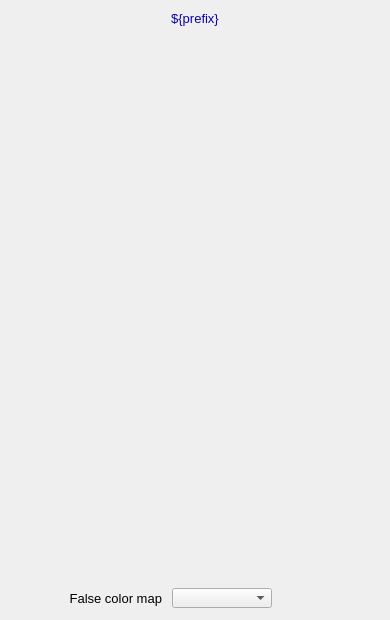
<?xml version="1.0" ?>
<ui version="4.0">
  <class>Dialog</class>
  <widget class="QWidget" name="screen">
    <property name="geometry">
      <rect>
        <x>193</x>
        <y>91</y>
        <width>390</width>
        <height>620</height>
      </rect>
    </property>
    <property name="styleSheet">
      <string notr="true">QWidget#screen {
  color: rgb(0, 0, 0);
  background-color: rgb(187, 187, 187);
  }</string>
    </property>
    <property name="windowTitle">
      <string>NDColorConvert</string>
    </property>
    <widget class="PyDMDrawingRectangle" name="rectangle">
      <property name="geometry">
        <rect>
          <x>0</x>
          <y>5</y>
          <width>390</width>
          <height>25</height>
        </rect>
      </property>
      <property name="brush" stdset="0">
        <brush brushstyle="SolidPattern">
          <color alpha="255">
            <red>218</red>
            <green>218</green>
            <blue>218</blue>
          </color>
        </brush>
      </property>
      <property name="penStyle" stdset="0">
        <enum>Qt::SolidLine</enum>
      </property>
      <property name="penColor" stdset="0">
        <color>
          <red>218</red>
          <green>218</green>
          <blue>218</blue>
        </color>
      </property>
      <property name="penWidth" stdset="0">
        <double>0</double>
      </property>
      <property name="penCapStyle" stdset="0">
        <enum>Qt::FlatCap</enum>
      </property>
      <property name="toolTip">
        <string>rectangle</string>
      </property>
    </widget>
    <widget class="QLabel" name="text">
      <property name="geometry">
        <rect>
          <x>87</x>
          <y>6</y>
          <width>216</width>
          <height>25</height>
        </rect>
      </property>
      <property name="text">
        <string>${prefix}</string>
      </property>
      <property name="font" stdset="0">
        <font>
          <pointsize>10</pointsize>
        </font>
      </property>
      <property name="brush" stdset="0">
        <brush brushstyle="SolidPattern">
          <color alpha="255">
            <red>10</red>
            <green>0</green>
            <blue>184</blue>
          </color>
        </brush>
      </property>
      <property name="toolTip">
        <string>text</string>
      </property>
      <property name="alignment">
        <set>Qt::AlignCenter</set>
      </property>
      <property name="styleSheet">
        <string notr="true">QLabel#text {
  color: rgb(10, 0, 184);
  }</string>
      </property>
    </widget>
    <widget class="PyDMEmbeddedDisplay" name="composite">
      <property name="geometry">
        <rect>
          <x>5</x>
          <y>40</y>
          <width>380</width>
          <height>505</height>
        </rect>
      </property>
      <property name="toolTip">
        <string>composite</string>
      </property>
      <property name="filename" stdset="0">
        <string>PluginBase_V20.ui</string>
      </property>
    </widget>
    <widget class="PyDMFrame" name="composite_1">
      <property name="geometry">
        <rect>
          <x>5</x>
          <y>555</y>
          <width>380</width>
          <height>60</height>
        </rect>
      </property>
      <widget class="PyDMDrawingRectangle" name="rectangle_1">
        <property name="geometry">
          <rect>
            <x>0</x>
            <y>0</y>
            <width>380</width>
            <height>60</height>
          </rect>
        </property>
        <property name="brush" stdset="0">
          <brush brushstyle="NoBrush">
            <color alpha="255">
              <red>0</red>
              <green>0</green>
              <blue>0</blue>
            </color>
          </brush>
        </property>
        <property name="penStyle" stdset="0">
          <enum>Qt::SolidLine</enum>
        </property>
        <property name="penColor" stdset="0">
          <color>
            <red>0</red>
            <green>0</green>
            <blue>0</blue>
          </color>
        </property>
        <property name="penWidth" stdset="0">
          <double>1</double>
        </property>
        <property name="penCapStyle" stdset="0">
          <enum>Qt::FlatCap</enum>
        </property>
        <property name="toolTip">
          <string>rectangle_1</string>
        </property>
      </widget>
      <widget class="PyDMFrame" name="composite_2">
        <property name="geometry">
          <rect>
            <x>7</x>
            <y>8</y>
            <width>366</width>
            <height>20</height>
          </rect>
        </property>
        <widget class="QLabel" name="text_1">
          <property name="geometry">
            <rect>
              <x>5</x>
              <y>555</y>
              <width>150</width>
              <height>20</height>
            </rect>
          </property>
          <property name="text">
            <string>Color mode out</string>
          </property>
          <property name="font" stdset="0">
            <font>
              <pointsize>10</pointsize>
            </font>
          </property>
          <property name="brush" stdset="0">
            <brush brushstyle="SolidPattern">
              <color alpha="255">
                <red>0</red>
                <green>0</green>
                <blue>0</blue>
              </color>
            </brush>
          </property>
          <property name="toolTip">
            <string>text_1</string>
          </property>
          <property name="alignment">
            <set>Qt::AlignRight|Qt::AlignTrailing|Qt::AlignVCenter</set>
          </property>
          <property name="styleSheet">
            <string notr="true">QLabel#text_1 {
  color: rgb(0, 0, 0);
  }</string>
          </property>
        </widget>
        <widget class="PyDMEnumComboBox" name="menu">
          <property name="geometry">
            <rect>
              <x>165</x>
              <y>555</y>
              <width>100</width>
              <height>20</height>
            </rect>
          </property>
          <property name="toolTip">
            <string>${prefix}ColorModeOut</string>
          </property>
          <property name="channel" stdset="0">
            <string>ca://${prefix}ColorModeOut</string>
          </property>
          <property name="font" stdset="0">
            <font>
              <pointsize>10</pointsize>
            </font>
          </property>
          <property name="styleSheet">
            <string notr="true">PyDMEnumComboBox#menu {
  color: rgb(0, 0, 0);
  background-color: rgb(115, 223, 255);
  }</string>
          </property>
        </widget>
        <widget class="PyDMLabel" name="text_update">
          <property name="geometry">
            <rect>
              <x>271</x>
              <y>556</y>
              <width>100</width>
              <height>18</height>
            </rect>
          </property>
          <property name="toolTip">
            <string>PV: ${prefix}ColorModeOut_RBV</string>
          </property>
          <property name="channel" stdset="0">
            <string>ca://${prefix}ColorModeOut_RBV</string>
          </property>
          <property name="font" stdset="0">
            <font>
              <pointsize>10</pointsize>
            </font>
          </property>
          <property name="alignment">
            <set>Qt::AlignLeading|Qt::AlignLeft|Qt::AlignVCenter</set>
          </property>
          <property name="textInteractionFlags">
            <set>Qt::TextSelectableByKeyboard|Qt::TextSelectableByMouse</set>
          </property>
          <property name="styleSheet">
            <string notr="true">PyDMLabel#text_update {
  color: rgb(10, 0, 184);
  background-color: rgb(187, 187, 187);
  }</string>
          </property>
        </widget>
      </widget>
      <widget class="QLabel" name="text_2">
        <property name="geometry">
          <rect>
            <x>7</x>
            <y>33</y>
            <width>150</width>
            <height>20</height>
          </rect>
        </property>
        <property name="text">
          <string>False color map</string>
        </property>
        <property name="font" stdset="0">
          <font>
            <pointsize>10</pointsize>
          </font>
        </property>
        <property name="brush" stdset="0">
          <brush brushstyle="SolidPattern">
            <color alpha="255">
              <red>0</red>
              <green>0</green>
              <blue>0</blue>
            </color>
          </brush>
        </property>
        <property name="toolTip">
          <string>text_2</string>
        </property>
        <property name="alignment">
          <set>Qt::AlignRight|Qt::AlignTrailing|Qt::AlignVCenter</set>
        </property>
        <property name="styleSheet">
          <string notr="true">QLabel#text_2 {
  color: rgb(0, 0, 0);
  }</string>
        </property>
      </widget>
      <widget class="PyDMEnumComboBox" name="menu_1">
        <property name="geometry">
          <rect>
            <x>167</x>
            <y>33</y>
            <width>100</width>
            <height>20</height>
          </rect>
        </property>
        <property name="toolTip">
          <string>${prefix}FalseColor</string>
        </property>
        <property name="channel" stdset="0">
          <string>ca://${prefix}FalseColor</string>
        </property>
        <property name="font" stdset="0">
          <font>
            <pointsize>10</pointsize>
          </font>
        </property>
        <property name="styleSheet">
          <string notr="true">PyDMEnumComboBox#menu_1 {
  color: rgb(0, 0, 0);
  background-color: rgb(115, 223, 255);
  }</string>
        </property>
      </widget>
      <widget class="PyDMLabel" name="text_update_1">
        <property name="geometry">
          <rect>
            <x>273</x>
            <y>34</y>
            <width>100</width>
            <height>18</height>
          </rect>
        </property>
        <property name="toolTip">
          <string>PV: ${prefix}FalseColor_RBV</string>
        </property>
        <property name="channel" stdset="0">
          <string>ca://${prefix}FalseColor_RBV</string>
        </property>
        <property name="font" stdset="0">
          <font>
            <pointsize>10</pointsize>
          </font>
        </property>
        <property name="alignment">
          <set>Qt::AlignLeading|Qt::AlignLeft|Qt::AlignVCenter</set>
        </property>
        <property name="textInteractionFlags">
          <set>Qt::TextSelectableByKeyboard|Qt::TextSelectableByMouse</set>
        </property>
        <property name="styleSheet">
          <string notr="true">PyDMLabel#text_update_1 {
  color: rgb(10, 0, 184);
  background-color: rgb(187, 187, 187);
  }</string>
        </property>
      </widget>
    </widget>
  </widget>
  <customwidgets>
    <customwidget>
      <class>PyDMDrawingRectangle</class>
      <extends>QWidget</extends>
      <header>pydm.widgets.drawing</header>
    </customwidget>
    <customwidget>
      <class>PyDMLabel</class>
      <extends>QLabel</extends>
      <header>pydm.widgets.label</header>
    </customwidget>
    <customwidget>
      <class>PyDMEmbeddedDisplay</class>
      <extends>QFrame</extends>
      <header>pydm.widgets.embedded_display</header>
    </customwidget>
    <customwidget>
      <class>PyDMFrame</class>
      <extends>QFrame</extends>
      <header>pydm.widgets.frame</header>
    </customwidget>
    <customwidget>
      <class>PyDMEnumComboBox</class>
      <extends>QComboBox</extends>
      <header>pydm.widgets.enum_combo_box</header>
    </customwidget>
  </customwidgets>
</ui>
